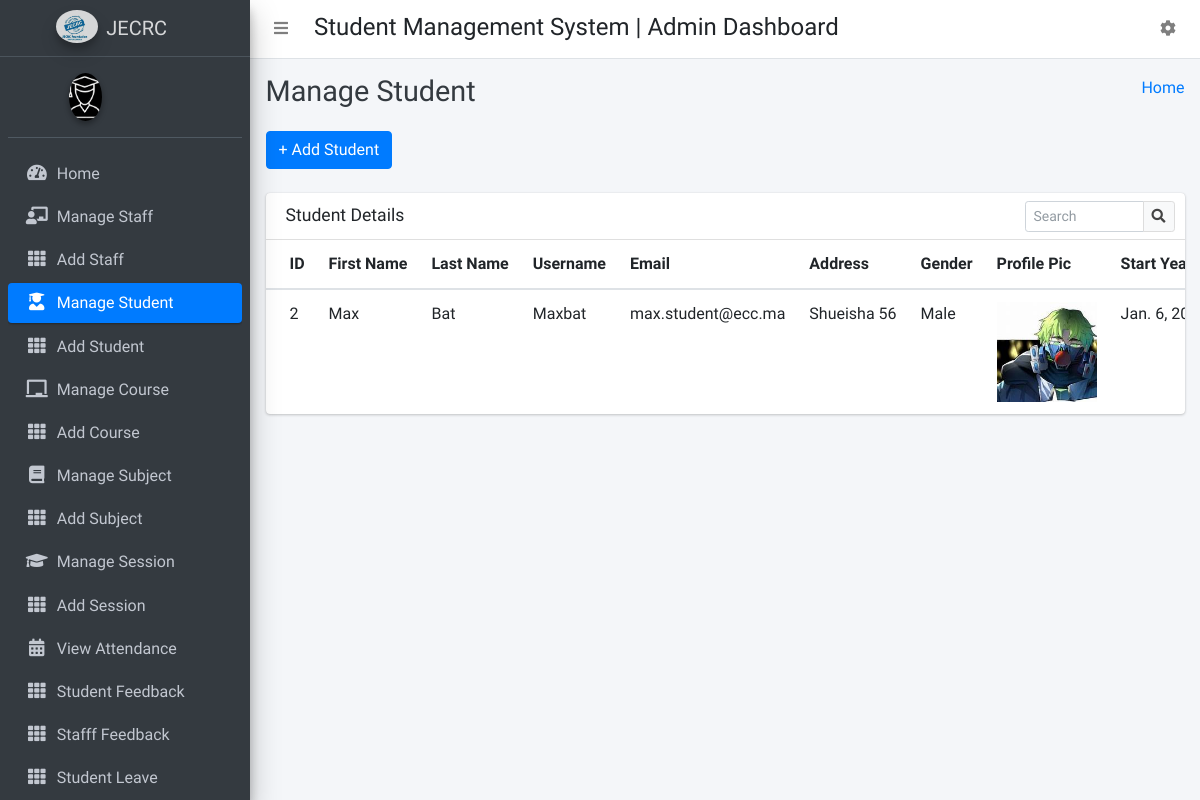
/manage_student/, run on the app's committed database.
### CollegeManagementapp/models.py (models this page shows)
class Students(models.Model):
    id = models.AutoField(primary_key=True)
    admin = models.OneToOneField(CustomUser, on_delete = models.CASCADE)
    gender = models.CharField(max_length=50)
    profile_pic = models.FileField()
    address = models.TextField()
    course_id = models.ForeignKey(Courses, on_delete=models.DO_NOTHING, default=1)
    session_year_id = models.ForeignKey(SessionYearModel, null=True, on_delete=models.CASCADE)
    created_at = models.DateTimeField(auto_now_add=True)
    updated_at = models.DateTimeField(auto_now=True)
    objects = models.Manager()

class CustomUser(AbstractUser):
    HOD = '1'
    STAFF = '2'
    STUDENT = '3'
    EMAIL_TO_USER_TYPE_MAP = {
        'hod': HOD,
        'staff': STAFF,
        'student': STUDENT
    }
    user_type_data = ((HOD, "HOD"), (STAFF, "Staff"), (STUDENT, "Student"))
    user_type = models.CharField(default=1, choices=user_type_data, max_length=10)

class SessionYearModel(models.Model):
    id = models.AutoField(primary_key=True)
    session_start_year = models.DateField()
    session_end_year = models.DateField()
    objects = models.Manager()

### CollegeManagementapp/HodViews.py (the view)
# urls.py: path('manage_student/', HodViews.manage_student, name="manage_student"),
def manage_student(request):
    students = Students.objects.all()
    context = {
        "students": students
    }
    return render(request, 'hod_template/manage_student_template.html', context)

### CollegeManagementapp/templates/hod_template/manage_student_template.html (shortened to what this page needs)
{% extends 'hod_template/base_template.html' %}
{% block page_title %}
    Manage Student
{% endblock page_title %}
{% block main_content %}
{% load static %}
<section class="content">
        <div class="container-fluid">
            <a class="btn btn-primary" href="{% url 'add_student' %}" role="button">+ Add Student</a> <br/>&nbsp;
            <div class="row">
                <div class="col-md-12">
                    <div class="card">
                        <div class="card-header">
                            <h3 class="card-title">Student Details</h3>
                            <div class="card-tools">
                            <div class="input-group input-group-sm" style="width: 150px;">
                                <input type="text" name="table_search" class="form-control float-right" placeholder="Search">
                                <div class="input-group-append">
                                <button type="submit" class="btn btn-default"><i class="fas fa-search"></i></button>
                                </div>
                            </div>
                            </div>
                        </div>
                        <div class="card-body table-responsive p-0">
                            <table class="table table-hover text-nowrap">
                            <thead>
                                <tr>
                                <th>ID</th>
                                <th>First Name</th>
                                <th>Last Name</th>
                                <th>Username</th>
                                <th>Email</th>
                                <th>Address</th>
                                <th>Gender</th>
                                <th>Profile Pic</th>
                                <th>Start Year</th>
                                </tr>
                            </thead>
                            <tbody>
                                {% for student in students %}
                                <tr>
                                <td>{{ student.admin.id }}</td>
                                <td>{{ student.admin.first_name }}</td>
                                <td>{{ student.admin.last_name }}</td>
                                <td>{{ student.admin.username }}</td>
                                <td>{{ student.admin.email }}</td>
                                <td>{{ student.address }}</td>
                                <td>{{ student.gender }}</td>
                                <td> <img src="{{ student.profile_pic }}" style="width: 100px;" /> </td>
                                <td>{{ student.session_year_id.session_start_year }}</td>
                                </tr>
                                {% endfor %}
                            </tbody>
                            </table>
                        </div>
                        </div>
                </div>
            </div>
        </div>
      </section>
  {% endblock main_content %}

### data on the page
Students: admin.id "2", admin.first_name "Max", admin.last_name "Bat", admin.username "Maxbat", admin.email "max.student@ecc.ma", address "Shueisha 56", gender "Male", profile_pic (picture), session_year_id.session_start_year "Jan. 6,…"
